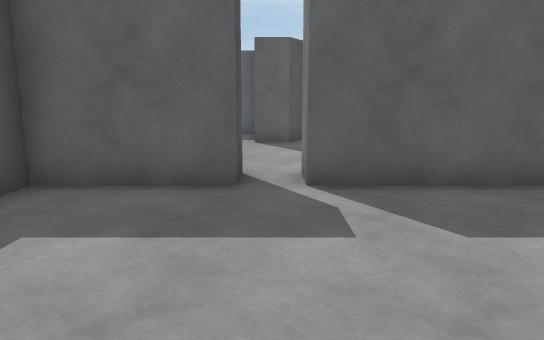
[1] (above)

19 first-person views from a walk through a scene from a Unity 3-D project. The camera is 1.2 m above the floor, tilts 10° down and sees 70° across. The floor is counted in squares, 1 m on a side. Each view is taken from the middle of a square. On the plan, view 1 faces up. The plan holds only what a view shows up to about 15 squares ahead; the rest is blank. The player is left out.

[2]
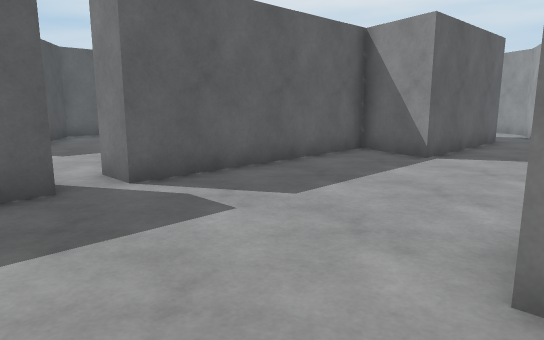

[3]
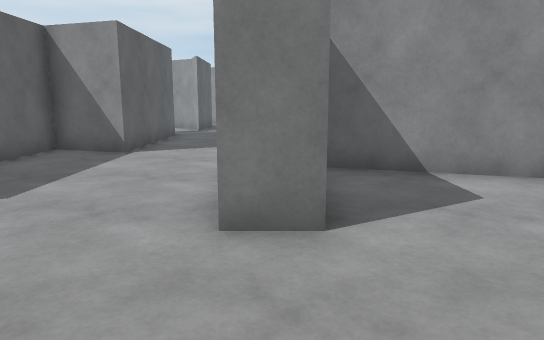

[4]
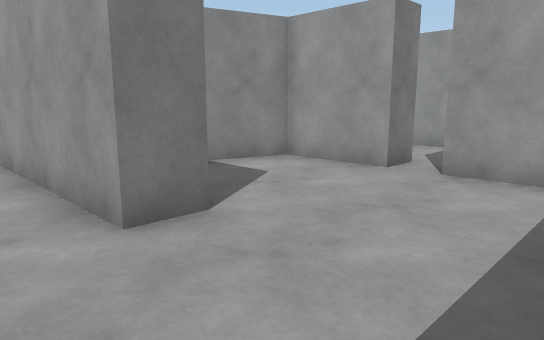

[5]
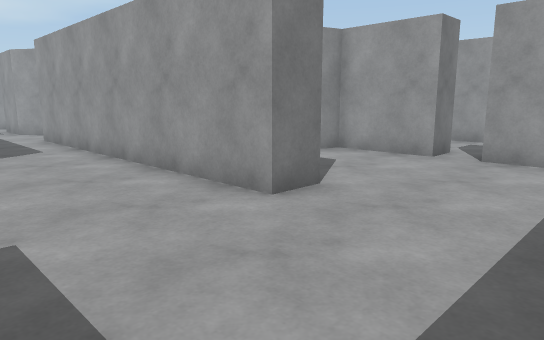

[6]
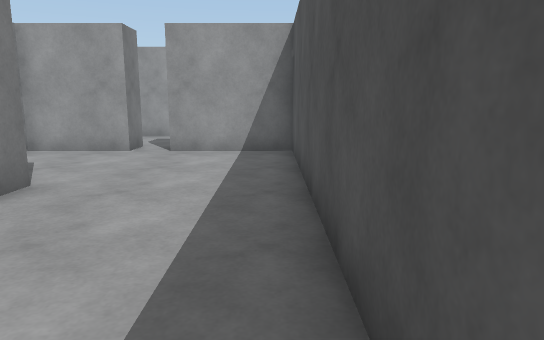

[7]
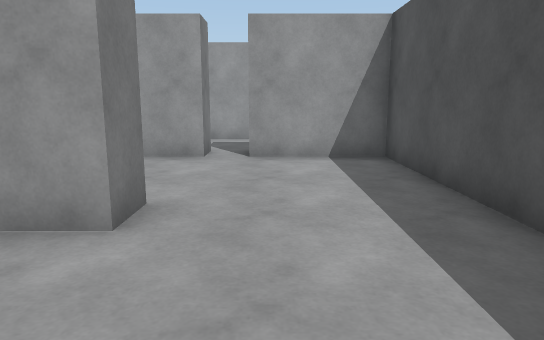

[8]
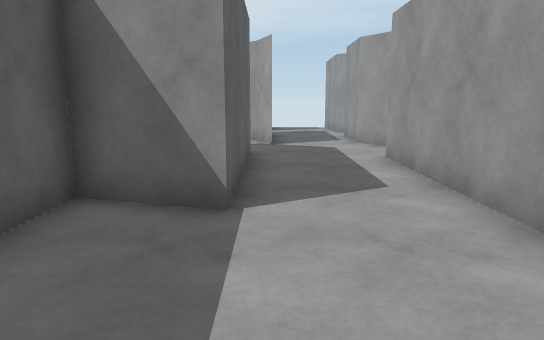

[9]
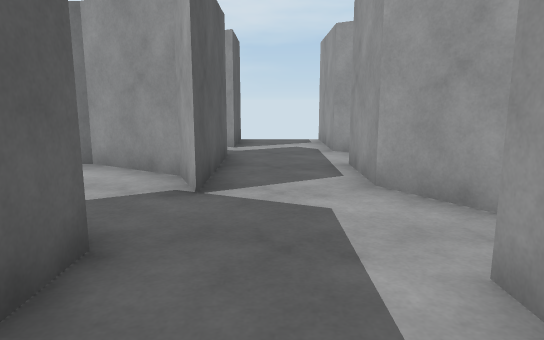

[10]
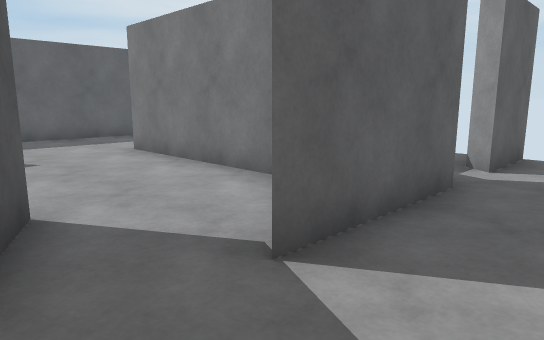

[11]
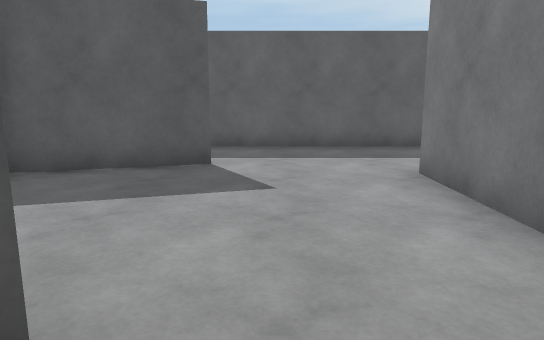

[12]
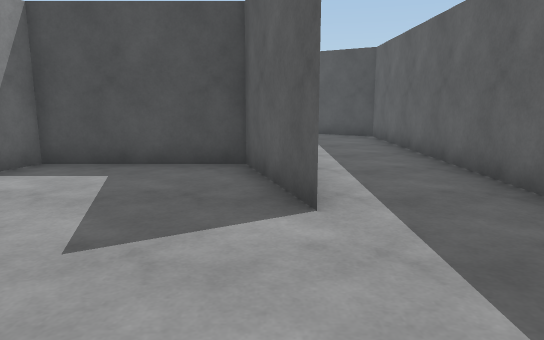

[13]
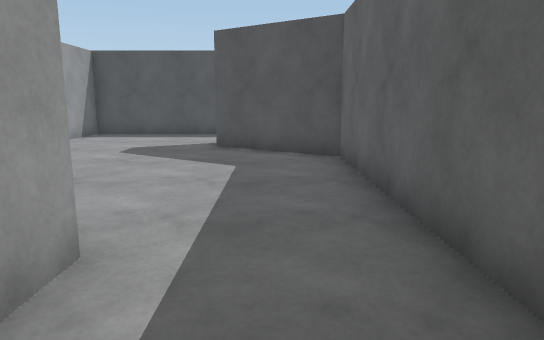

[14]
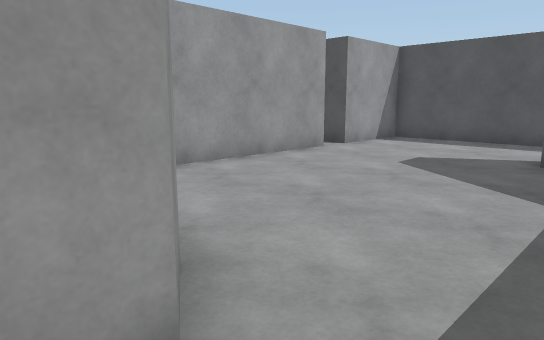

[15]
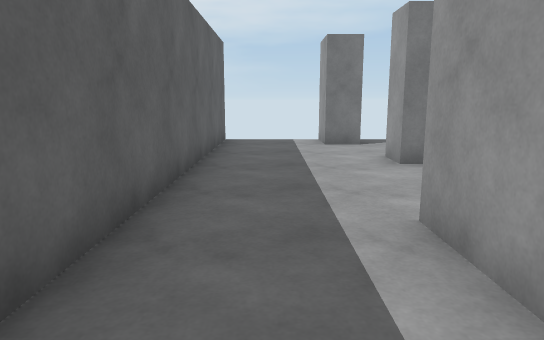

[16]
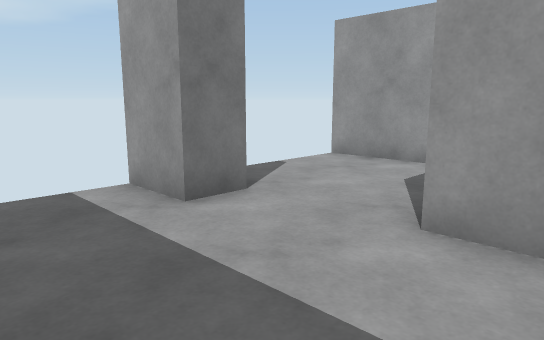

[17]
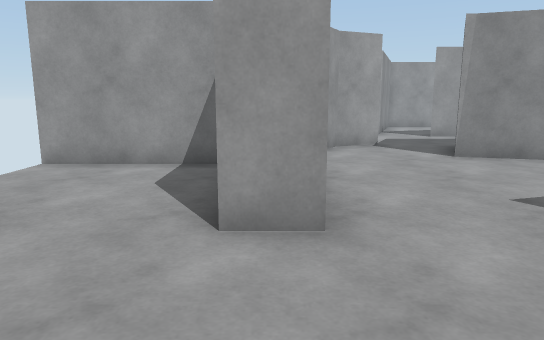

[18]
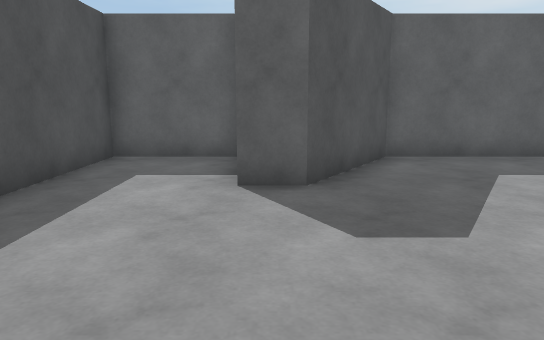

[19]
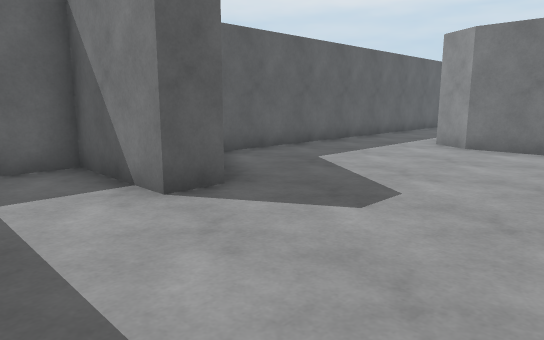

### Floor plan
Ten units are one square. View 1 is at (0, 0); x grows to the right and y downward. Boxes are objects, and circles mark ways between rooms. Rooms are numbered by the first view taken in them; rooms with no view inside come last. Other rooms are left out.
<svg viewBox="-40 -150 250 205">
<path fill="none" stroke="#000" d="M5 6 5 -5 105 -5M5 45 30 45 41 9M-5 -65 -5 -55 -35 -55 -35 45 -5 45M111 -35 62 -35 68 -55 5 -55 5 -65M120 5 135 -5M75 -88 75 -105 81 -115 119 -115 85 -105 85 -65 120 -55 116 -47M130 -30 142 -35 155 -55 155 -105 165 -105M170 -65 205 -65M5 -65 51 -65M190 -104 190 -115 205 -115M205 -145 25 -145 5 -115 -5 -115 -5 -145 -35 -145 -35 -65 -5 -65M168 -30 130 -30M135 -5 155 -5M172 -1 175 -5"/>
<circle cx="0" cy="-60" r="3" fill="#2a7"/>
<circle cx="125" cy="-35" r="3" fill="#2a7"/>
<circle cx="145" cy="-15" r="3" fill="#2a7"/>
<text x="30" y="-10">1</text>
<text x="90" y="-100">2</text>
<text x="150" y="-20">3</text>
</svg>
Room 1 opens to room 2. Room 1 opens to room 3.

Where each view was taken, in squares from view 1:
view 1: 0 up, 0 right, facing up
view 2: 0 up, 2 left, facing up-right
view 3: 0 up, 3 left, facing right
view 4: 2 up, 3 left, facing down-right
view 5: 4 up, 3 left, facing down-right
view 6: 5 up, 3 left, facing down
view 7: 4 up, 1 left, facing down
view 8: 3 up, 2 right, facing right
view 9: 2 up, 8 right, facing right
view 10: 1 up, 11 right, facing up-right
view 11: 4 up, 13 right, facing up
view 12: 11 up, 16 right, facing left
view 13: 13 up, 11 right, facing left
view 14: 13 up, 9 right, facing down-left
view 15: 13 up, 8 right, facing right
view 16: 14 up, 15 right, facing down-right
view 17: 14 up, 16 right, facing down
view 18: 6 up, 0 right, facing up
view 19: 7 up, 3 left, facing up-right
